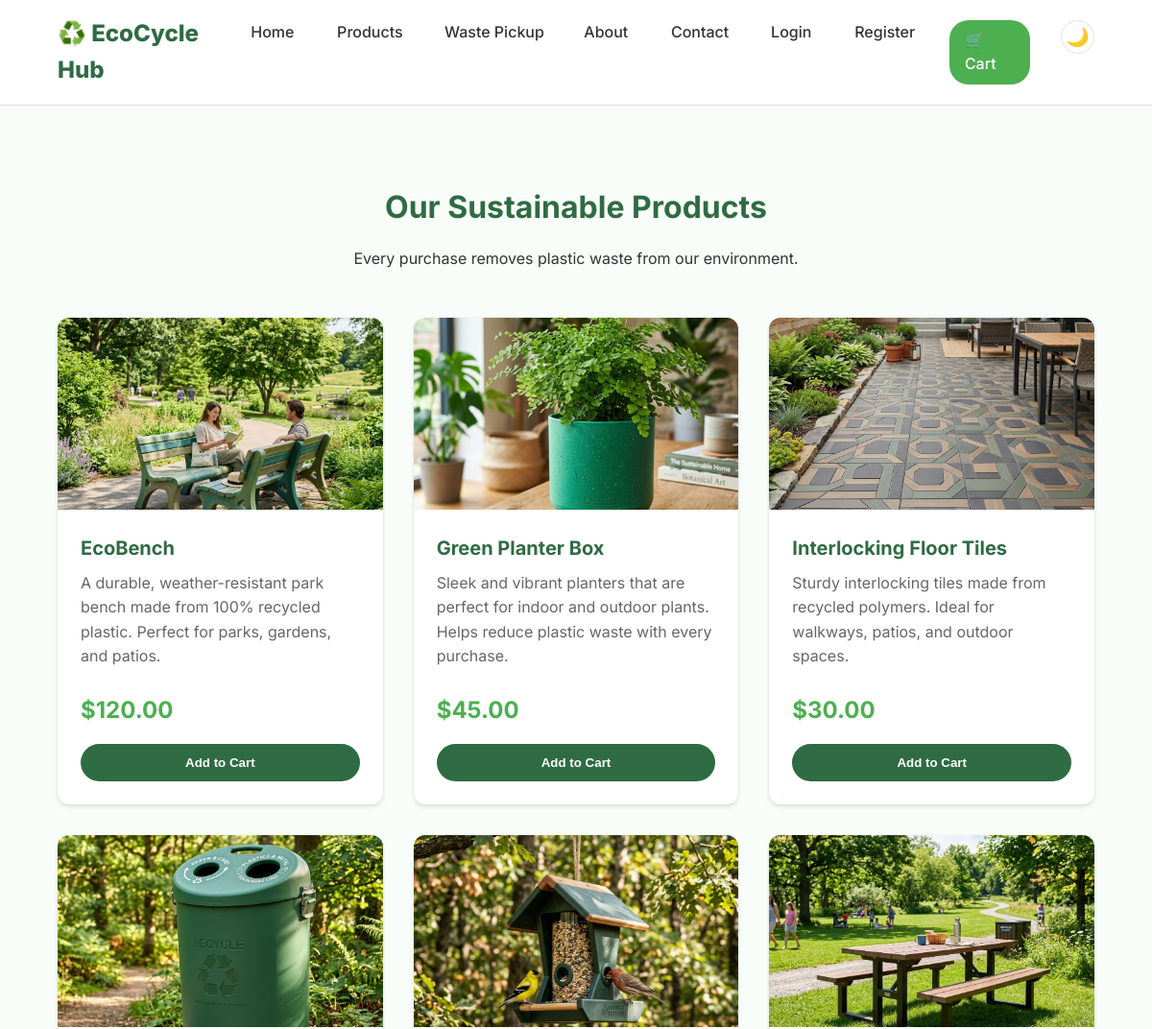
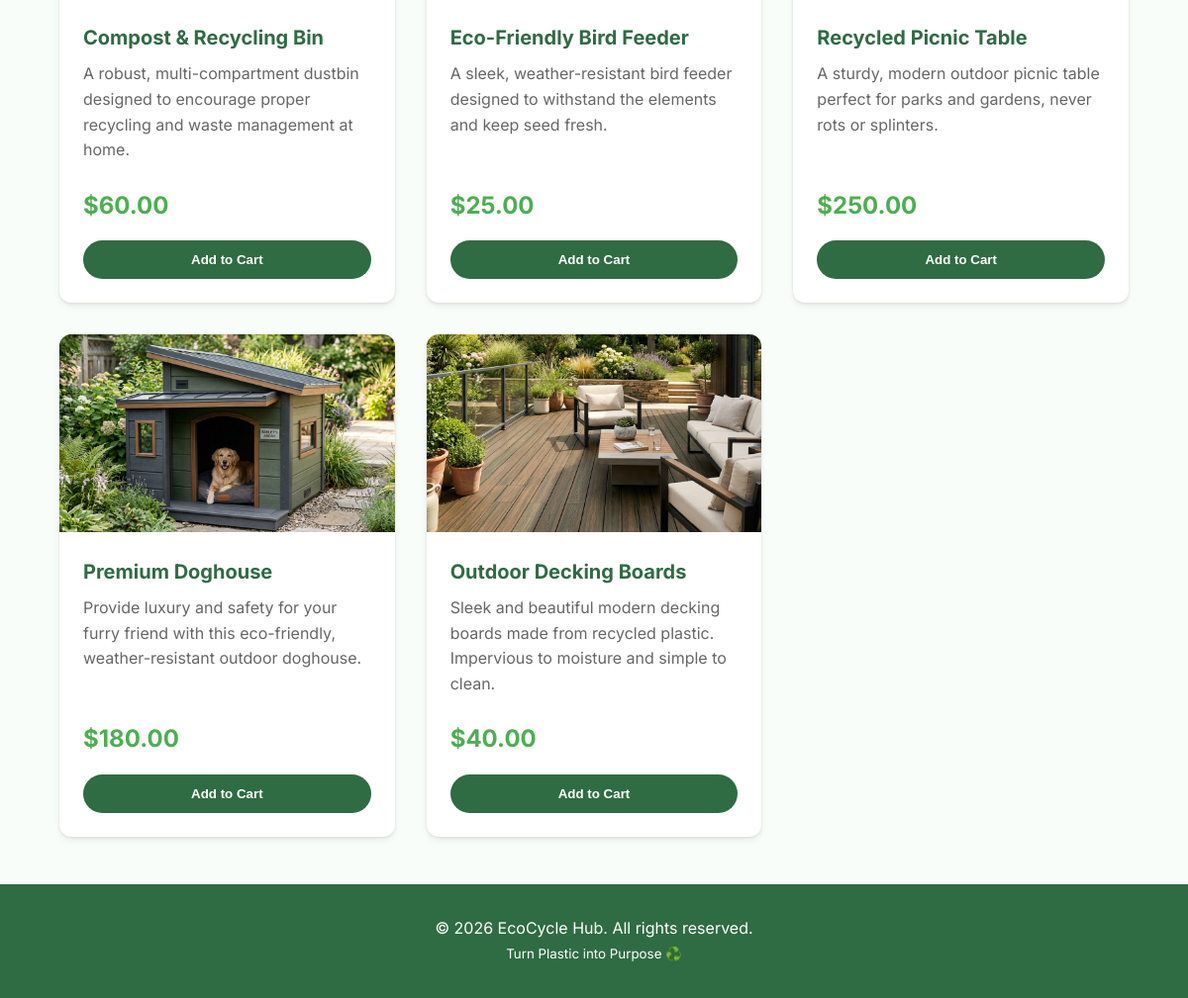
Page /products on the committed database (2 pictures, top to bottom).
### models.py (models this page shows)
class Product(db.Model):
    id = db.Column(db.Integer, primary_key=True)
    name = db.Column(db.String(150), nullable=False)
    price = db.Column(db.Float, nullable=False)
    description = db.Column(db.Text, nullable=False)
    image = db.Column(db.String(150), nullable=False)

### app.py (the view)
@app.route('/products')
def products():
    all_products = Product.query.all()
    return render_template('products.html', products=all_products)

### templates/products.html (shortened to what this page needs)
{% extends 'base.html' %}
{% block content %}
<div style="text-align: center; margin-bottom: 3rem;">
    <h1>Our Sustainable Products</h1>
    <p>Every purchase removes plastic waste from our environment.</p>
</div>
<div class="products-grid">
    {% for product in products %}
    <div class="product-card">
        <img src="{{ url_for('static', filename=product.image) }}" alt="{{ product.name }}" class="product-image">
        <div class="product-info">
            <h3 class="product-title">{{ product.name }}</h3>
            <p class="product-desc">{{ product.description }}</p>
            <div class="product-price">${{ "%.2f"|format(product.price) }}</div>
            <form action="{{ url_for('add_to_cart', product_id=product.id) }}" method="POST" class="add-to-cart-form">
                <button type="submit" class="btn">Add to Cart</button>
            </form>
        </div>
    </div>
    {% endfor %}
</div>
{% endblock %}

### templates/base.html (shortened to what this page needs)
<!DOCTYPE html>
<html lang="en">
<head>
    <link rel="stylesheet" href="{{ url_for('static', filename='css/style.css') }}">
</head>
<body>
    <nav class="navbar">
        <a href="{{ url_for('home') }}" class="brand-logo">
            ♻️ EcoCycle Hub
        </a>
        <ul class="nav-links">
            <li><a href="{{ url_for('home') }}">Home</a></li>
            <li><a href="{{ url_for('products') }}">Products</a></li>
            <li><a href="{{ url_for('pickup') }}">Waste Pickup</a></li>
            <li><a href="{{ url_for('about') }}">About</a></li>
            <li><a href="{{ url_for('contact') }}">Contact</a></li>
            {% if current_user.is_authenticated %}
                {% if current_user.is_admin %}
                <li><a href="{{ url_for('admin') }}">Admin</a></li>
                {% endif %}
                <li><a href="{{ url_for('logout') }}">Logout</a></li>
            {% else %}
                <li><a href="{{ url_for('login') }}">Login</a></li>
                <li><a href="{{ url_for('register') }}">Register</a></li>
            {% endif %}
            <li>
                <a href="{{ url_for('cart') }}" class="cart-btn">
                    🛒 Cart
                    {% set cart_item_count = session.get('cart', {}).values() | sum(attribute='quantity') %}
                </a>
            </li>
            <li>
                <button id="theme-toggle" class="theme-btn" aria-label="Toggle Dark Mode">🌙</button>
            </li>
        </ul>
    </nav>
    <div class="flash-container">
    </div>
    <main class="container">
        {% block content %}{% endblock %}
    </main>
    <footer>
        <p>&copy; 2026 EcoCycle Hub. All rights reserved.</p>
        <p><small>Turn Plastic into Purpose ♻️</small></p>
    </footer>
</body>
</html>

### static/css/style.css (style rules this page uses)
:root { --primary-color: #2F6B43; --secondary-color: #4CAF50; --accent-color: #8BC34A; --bg-color: #F8FDF9; --text-color: #333333; --light-text: #FFFFFF; --card-bg: #FFFFFF; --border-color: #E0E0E0; --shadow: 0 4px 6px rgba(0, 0, 0, 0.05), 0 1px 3px rgba(0, 0, 0, 0.1); --hover-shadow: 0 10px 15px rgba(0, 0, 0, 0.1), 0 4px 6px rgba(0, 0, 0, 0.05); --transition: all 0.3s ease; --border-radius: 12px; }
* { margin: 0; padding: 0; box-sizing: border-box; }
body { font-family: 'Inter', -apple-system, BlinkMacSystemFont, "Segoe UI", Roboto, sans-serif; background-color: var(--bg-color); color: var(--text-color); line-height: 1.6; display: flex; flex-direction: column; min-height: 100vh; }
h1, h2, h3 { font-weight: 700; color: var(--primary-color); margin-bottom: 1rem; }
a { text-decoration: none; color: var(--primary-color); transition: var(--transition); }
.navbar { background: rgba(255, 255, 255, 0.9); backdrop-filter: blur(10px); border-bottom: 1px solid var(--border-color); padding: 1rem 5%; display: flex; justify-content: space-between; align-items: center; position: sticky; top: 0; z-index: 1000; }
.brand-logo { font-size: 1.5rem; font-weight: 800; color: var(--primary-color); display: flex; align-items: center; gap: 0.5rem; }
.nav-links { display: flex; list-style: none; gap: 2rem; }
.nav-links a { color: var(--text-color); font-weight: 500; padding: 0.5rem; position: relative; }
.nav-links a::after { content: ''; position: absolute; width: 0; height: 2px; bottom: 0; left: 0; background-color: var(--secondary-color); transition: var(--transition); }
.nav-links .cart-btn { background-color: var(--secondary-color); color: var(--light-text); padding: 0.5rem 1rem; border-radius: 20px; display: flex; align-items: center; gap: 0.5rem; }
.nav-links .cart-btn::after { display: none; }
.flash-container { padding: 1rem 5%; }
.container { flex: 1; padding: 3rem 5%; max-width: 1200px; margin: 0 auto; width: 100%; }
.btn { display: inline-block; background-color: var(--primary-color); color: var(--light-text); padding: 0.75rem 2rem; border-radius: 30px; font-weight: 600; border: none; cursor: pointer; transition: var(--transition); }
.products-grid { display: grid; grid-template-columns: repeat(auto-fit, minmax(280px, 1fr)); gap: 2rem; }
.product-card { background: var(--card-bg); border-radius: var(--border-radius); overflow: hidden; box-shadow: var(--shadow); transition: var(--transition); display: flex; flex-direction: column; }
.product-image { width: 100%; height: 200px; object-fit: cover; }
.product-info { padding: 1.5rem; display: flex; flex-direction: column; flex: 1; }
.product-title { font-size: 1.25rem; margin-bottom: 0.5rem; }
.product-price { font-size: 1.5rem; font-weight: 700; color: var(--secondary-color); margin-bottom: 1rem; }
.product-desc { color: #666; margin-bottom: 1.5rem; flex: 1; }
.add-to-cart-form button { width: 100%; }
footer { background-color: var(--primary-color); color: var(--light-text); text-align: center; padding: 2rem; margin-top: auto; }
.theme-btn { background: none; border: 1px solid var(--border-color); border-radius: 50%; cursor: pointer; font-size: 1.2rem; width: 35px; height: 35px; display: flex; align-items: center; justify-content: center; color: var(--text-color); transition: var(--transition); }

### rows in the picture
Product: image (picture), name "EcoBench", description "A durable, weather-resistant park bench made from 100% recycled plastic. Perfect for parks, gardens, and patios.", price "120.00"
Product: image (picture), name "Green Planter Box", description "Sleek and vibrant planters that are perfect for indoor and outdoor plants. Helps reduce plastic waste with every purchase.", price "45.00"
Product: image (picture), name "Interlocking Floor Tiles", description "Sturdy interlocking tiles made from recycled polymers. Ideal for walkways, patios, and outdoor spaces.", price "30.00"
Product: image (picture), name "Compost & Recycling Bin", description "A robust, multi-compartment dustbin designed to encourage proper recycling and waste management at home.", price "60.00"
Product: image (picture), name "Eco-Friendly Bird Feeder", description "A sleek, weather-resistant bird feeder designed to withstand the elements and keep seed fresh.", price "25.00"
Product: image (picture), name "Recycled Picnic Table", description "A sturdy, modern outdoor picnic table perfect for parks and gardens, never rots or splinters.", price "250.00"
Product: image (picture), name "Premium Doghouse", description "Provide luxury and safety for your furry friend with this eco-friendly, weather-resistant outdoor doghouse.", price "180.00"
Product: image (picture), name "Outdoor Decking Boards", description "Sleek and beautiful modern decking boards made from recycled plastic. Impervious to moisture and simple to clean.", price "40.00"
